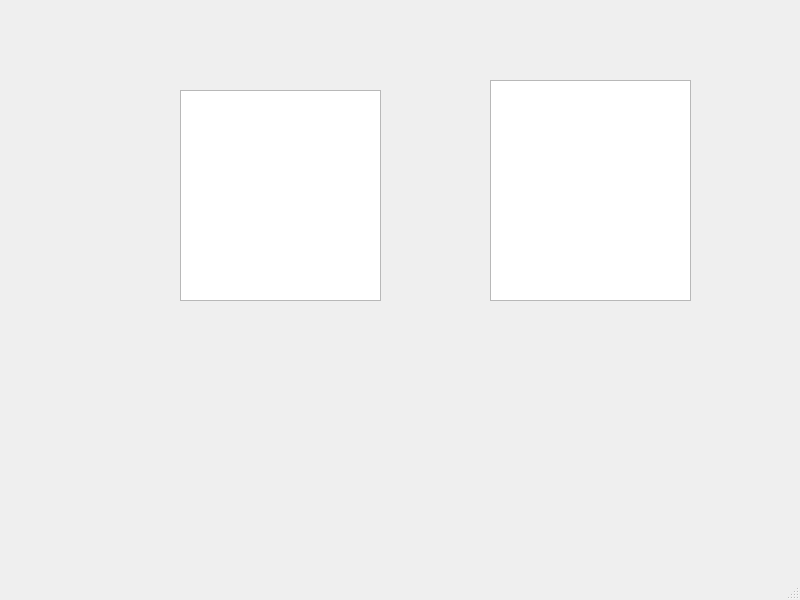
<?xml version="1.0" encoding="UTF-8"?>
<ui version="4.0">
 <class>MainWindow</class>
 <widget class="QMainWindow" name="MainWindow">
  <property name="geometry">
   <rect>
    <x>0</x>
    <y>0</y>
    <width>800</width>
    <height>600</height>
   </rect>
  </property>
  <property name="windowTitle">
   <string>MainWindow</string>
  </property>
  <widget class="QWidget" name="centralwidget">
   <widget class="QTextEdit" name="textEdit1">
    <property name="geometry">
     <rect>
      <x>490</x>
      <y>80</y>
      <width>201</width>
      <height>221</height>
     </rect>
    </property>
   </widget>
   <widget class="QTextEdit" name="textEdit_2">
    <property name="geometry">
     <rect>
      <x>180</x>
      <y>90</y>
      <width>201</width>
      <height>211</height>
     </rect>
    </property>
   </widget>
  </widget>
  <widget class="QMenuBar" name="menubar">
   <property name="geometry">
    <rect>
     <x>0</x>
     <y>0</y>
     <width>800</width>
     <height>29</height>
    </rect>
   </property>
  </widget>
  <widget class="QStatusBar" name="statusbar"/>
 </widget>
 <resources/>
 <connections/>
</ui>
